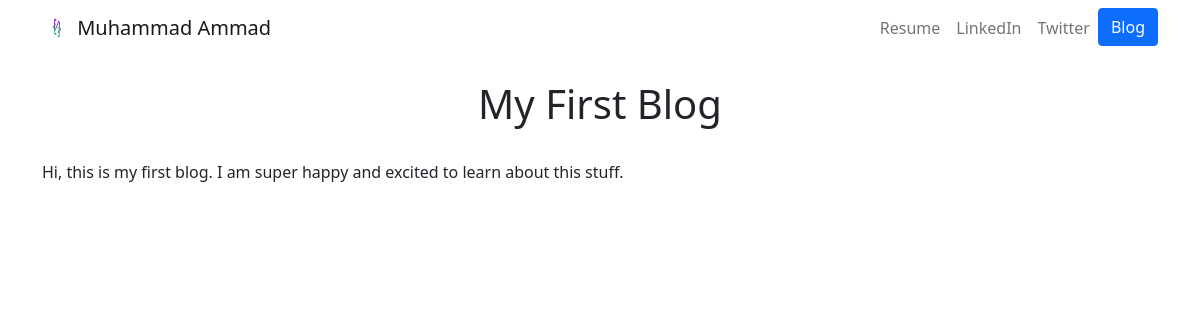
Page /blog/1/ on the committed database.
### myBlog/models.py (models this page shows, shortened)
class Blog(models.Model):
    title = models.CharField(max_length=200)
    date = models.DateField()
    description = models.TextField()

### myBlog/views.py (the view)
# urls.py: path('<int:blog_id>/', views.detail, name ='detail'),
def detail(request, blog_id):
    blog = get_object_or_404(Blog,pk=blog_id)
    return render(request, 'myBlog/detail.html', {'blog':blog})

### myBlog/templates/myBlog/detail.html (shortened to what this page needs)
{% extends 'myportfolioApp/base.html' %}
{% block content %}
<!DOCTYPE html>
<html lang="en">
<head>
</head>
<body>
    <div class="container text-center">
        <h1>{{blog.title}}</h1>
    </div>
    <br>
    <div>
        <p>{{ blog.description }}</p>
    </div>
</body>
</html>
{% endblock %}

### rows in the picture
Blog: title "My First Blog", description "Hi, this is my first blog. I am super happy and excited to learn about this stuff."
